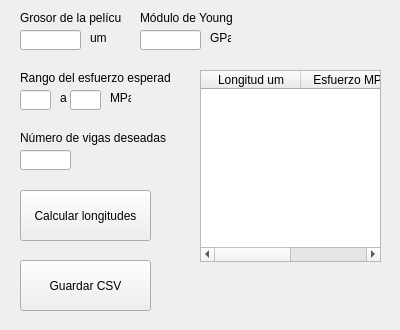
<?xml version="1.0" encoding="UTF-8"?>
<ui version="4.0">
 <class>CalculoLogitud</class>
 <widget class="QWidget" name="CalculoLogitud">
  <property name="geometry">
   <rect>
    <x>0</x>
    <y>0</y>
    <width>400</width>
    <height>330</height>
   </rect>
  </property>
  <property name="sizePolicy">
   <sizepolicy hsizetype="Preferred" vsizetype="Preferred">
    <horstretch>0</horstretch>
    <verstretch>0</verstretch>
   </sizepolicy>
  </property>
  <property name="windowTitle">
   <string>Calculo longitud double fixed beams</string>
  </property>
  <property name="autoFillBackground">
   <bool>false</bool>
  </property>
  <widget class="QLineEdit" name="Txt_stressMinLimit">
   <property name="geometry">
    <rect>
     <x>20</x>
     <y>90</y>
     <width>31</width>
     <height>20</height>
    </rect>
   </property>
  </widget>
  <widget class="QPushButton" name="Btn_calc">
   <property name="geometry">
    <rect>
     <x>20</x>
     <y>190</y>
     <width>131</width>
     <height>51</height>
    </rect>
   </property>
   <property name="text">
    <string>Calcular longitudes</string>
   </property>
  </widget>
  <widget class="QLineEdit" name="Txt_stressMaxLimit">
   <property name="geometry">
    <rect>
     <x>70</x>
     <y>90</y>
     <width>31</width>
     <height>20</height>
    </rect>
   </property>
  </widget>
  <widget class="QLineEdit" name="Txt_grosor">
   <property name="geometry">
    <rect>
     <x>20</x>
     <y>30</y>
     <width>61</width>
     <height>20</height>
    </rect>
   </property>
  </widget>
  <widget class="QLabel" name="label">
   <property name="geometry">
    <rect>
     <x>20</x>
     <y>10</y>
     <width>101</width>
     <height>16</height>
    </rect>
   </property>
   <property name="text">
    <string>Grosor de la película</string>
   </property>
   <property name="textFormat">
    <enum>Qt::AutoText</enum>
   </property>
  </widget>
  <widget class="QLabel" name="label_2">
   <property name="geometry">
    <rect>
     <x>90</x>
     <y>30</y>
     <width>21</width>
     <height>16</height>
    </rect>
   </property>
   <property name="text">
    <string>um</string>
   </property>
  </widget>
  <widget class="QLabel" name="label_3">
   <property name="geometry">
    <rect>
     <x>20</x>
     <y>70</y>
     <width>151</width>
     <height>16</height>
    </rect>
   </property>
   <property name="text">
    <string>Rango del esfuerzo esperado</string>
   </property>
  </widget>
  <widget class="QLabel" name="label_4">
   <property name="geometry">
    <rect>
     <x>110</x>
     <y>90</y>
     <width>21</width>
     <height>16</height>
    </rect>
   </property>
   <property name="text">
    <string>MPa</string>
   </property>
  </widget>
  <widget class="QLabel" name="label_5">
   <property name="geometry">
    <rect>
     <x>60</x>
     <y>90</y>
     <width>21</width>
     <height>16</height>
    </rect>
   </property>
   <property name="text">
    <string>a</string>
   </property>
  </widget>
  <widget class="QLabel" name="label_6">
   <property name="geometry">
    <rect>
     <x>20</x>
     <y>130</y>
     <width>151</width>
     <height>16</height>
    </rect>
   </property>
   <property name="text">
    <string>Número de vigas deseadas</string>
   </property>
  </widget>
  <widget class="QLineEdit" name="Txt_beamNumber">
   <property name="geometry">
    <rect>
     <x>20</x>
     <y>150</y>
     <width>51</width>
     <height>20</height>
    </rect>
   </property>
  </widget>
  <widget class="QPushButton" name="Btn_saveCSV">
   <property name="geometry">
    <rect>
     <x>20</x>
     <y>260</y>
     <width>131</width>
     <height>51</height>
    </rect>
   </property>
   <property name="text">
    <string>Guardar CSV</string>
   </property>
  </widget>
  <widget class="QTableWidget" name="Tbl_longitudes">
   <property name="geometry">
    <rect>
     <x>200</x>
     <y>70</y>
     <width>181</width>
     <height>192</height>
    </rect>
   </property>
   <property name="cornerButtonEnabled">
    <bool>true</bool>
   </property>
   <column>
    <property name="text">
     <string>Longitud um</string>
    </property>
   </column>
   <column>
    <property name="text">
     <string>Esfuerzo MPa</string>
    </property>
   </column>
  </widget>
  <widget class="QLineEdit" name="Txt_E">
   <property name="geometry">
    <rect>
     <x>140</x>
     <y>30</y>
     <width>61</width>
     <height>20</height>
    </rect>
   </property>
  </widget>
  <widget class="QLabel" name="label_7">
   <property name="geometry">
    <rect>
     <x>140</x>
     <y>10</y>
     <width>101</width>
     <height>16</height>
    </rect>
   </property>
   <property name="text">
    <string>Módulo de Young</string>
   </property>
   <property name="textFormat">
    <enum>Qt::AutoText</enum>
   </property>
  </widget>
  <widget class="QLabel" name="label_8">
   <property name="geometry">
    <rect>
     <x>210</x>
     <y>30</y>
     <width>21</width>
     <height>16</height>
    </rect>
   </property>
   <property name="text">
    <string>GPa</string>
   </property>
  </widget>
 </widget>
 <resources/>
 <connections/>
</ui>
